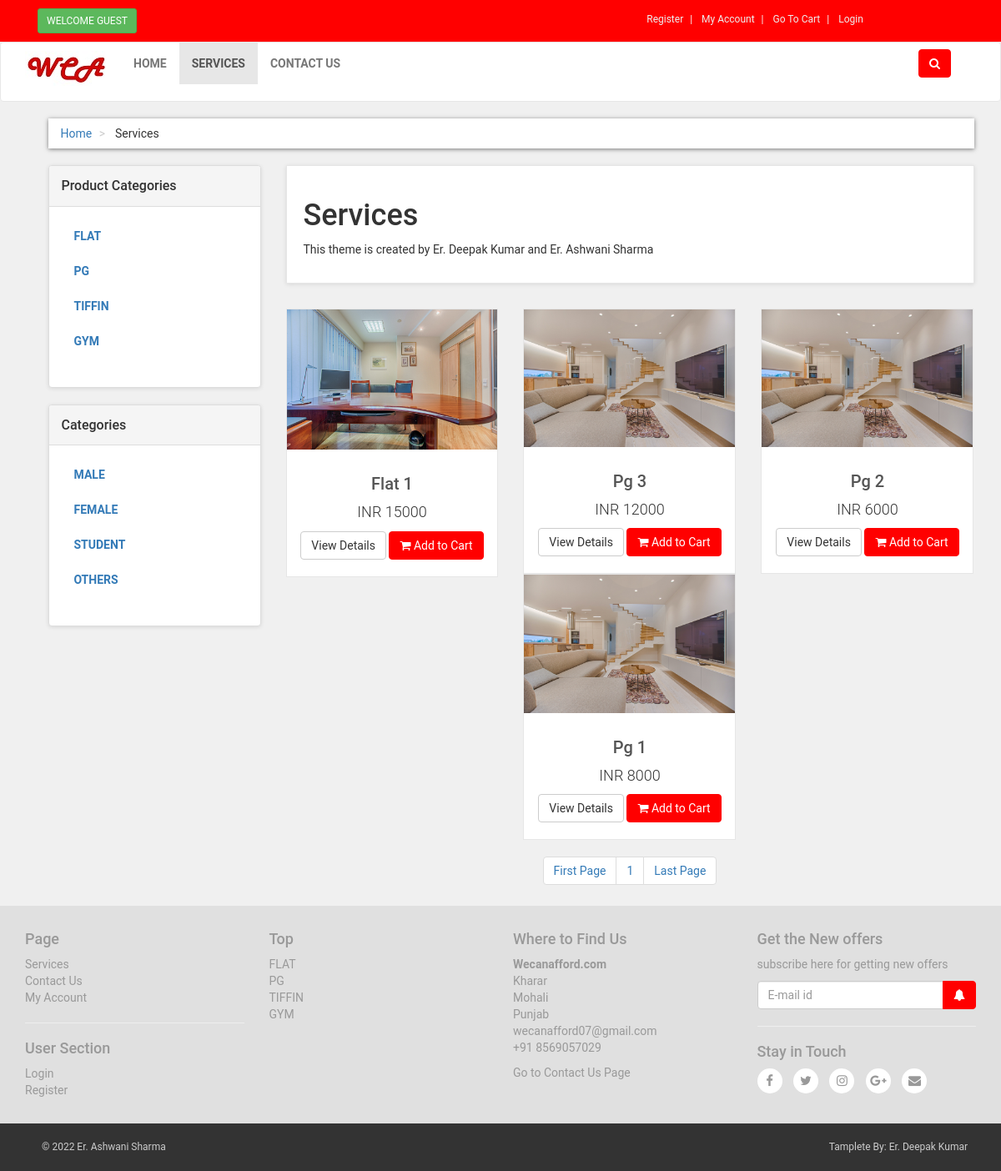
/services.php, run on the app's committed database.
### tables this page shows
CREATE TABLE `product_categories` (
  `p_cat_id` int(10) NOT NULL,
  `p_cat_title` text NOT NULL,
  `p_cat_desc` text NOT NULL
);

CREATE TABLE `categories` (
  `cat_id` int(100) NOT NULL,
  `cat_title` text NOT NULL,
  `cat_desc` text NOT NULL
);

CREATE TABLE `products` (
  `product_id` int(100) NOT NULL,
  `p_cat_id` int(100) NOT NULL,
  `cat_id` int(100) NOT NULL,
  `date` timestamp NOT NULL DEFAULT current_timestamp() ON UPDATE current_timestamp(),
  `product_title` text NOT NULL,
  `product_img1` text NOT NULL,
  `product_img2` text NOT NULL,
  `product_img3` text NOT NULL,
  `product_price` int(200) NOT NULL,
  `product_desc` text NOT NULL,
  `product_keyword` text NOT NULL
);

### services.php (the view, shortened to what this page needs)
<?php
include("includes/db.php");
include("functions/functions.php");
?>
<!DOCTYPE html>
<html>
<head>
	<link rel="stylesheet" href="https://maxcdn.bootstrapcdn.com/bootstrap/3.4.1/css/bootstrap.min.css">
	<link rel="stylesheet" href="styles/style.css">
<link rel="stylesheet" href="https://cdn.jsdelivr.net/npm/@fortawesome/fontawesome-free@5.15.4/css/fontawesome.min.css">
<link href="//maxcdn.bootstrapcdn.com/font-awesome/4.1.0/css/font-awesome.min.css" rel="stylesheet">
</head>
<body>
        <div id="top">
        	<div class="container">
        		<div class="col-md-6 offer">
        			<a href="#" class="btn btn-success btn-sm">
              <?php
              if(!isset($_SESSION['customer_email'])){
                echo "Welcome Guest";
              }
              else{
                echo "Welcome: " .$_SESSION['customer_email'] ."";
              }
              ?>
        			</a>
        		</div>
        		<div class="col-md-6">
                  <ul class="menu">
                  	<li>
                  		<a href="customer_registration.php"> Register
                  		</a>
                  	</li>
                  	<li class="active">
                  		<?php
                        if(!isset($_SESSION['customer_email'])){
                          echo "<a href='checkout.php'>My Account</a>";
                        }
                        else{
                          echo "<a href='customer/my_account.php?my_order'>My Account</a>";
                        }
                      ?>
                  	</li>
                     <li>
                  		<a href="cart.php"> Go To Cart
                  		</a>
                  	</li>
                  	<li>
                    <?php
                      if(!isset($_SESSION['customer_email'])){
                        echo "<a href='checkout.php'>Login</a>";
                      }
                      else{
                        echo "<a href='logout.php'>Logout</a>";
                      }
                      ?>
                  	</li>
                 </ul>
        		</div>
        	</div>
 </div>
<div class="navbar navbar-default" id="navbar">
	<div class="container">
		<div class="navbar-header">
			<a class="navbar-brand home" href="index.php">
        <img src="images/l2.jpg" alt="we can afford" class="hidden-xs">
			</a>
             </div> <!navbar header start>
             <div class="navbar-collapse collapse" id="navigation">
              <div class="padding-nav">
                <ul class="nav navbar-nav navbar-left">
                  <li>
                    <a href="index.php">Home</a>
                  </li>
                  <li class="active">
                    <a href="services.php">Services</a>
                  </li>
                  <li >
                    <a href="Contactus.php">Contact us</a>
                  </li>
                </ul>
              </div>
              <div class="navbar-collapse collapse right">
      <button class="btn navbar-btn btn-primary" type="button" data-toggle="collapse" data-target="#search">
                <i class="fa fa-search"></i>
      </button>
              </div><!navbar-collapse-right start>
             </div>
             </div>
		</div>
<div id="content">
  <div class="container">
    <div class="col-md-12">
      <ul class="breadcrumb">
        <li><a href="index.php">Home</a></li>
        <li>
          Services
        </li>
      </ul>
    </div>
    <div class="col-md-3">
      <?php
        include("includes/sidebar.php")
      ?>
    </div>
    <div class="col-md-9">
      <?php
        if(!isset($_GET['p_cat'])){
          if(!isset($_GET['cat_id'])){
            echo "<div class='box'>
            <h1>Services</h1>
            <p>This theme is created by Er. Deepak Kumar and Er. Ashwani Sharma</p>
          </div>";
          }
        }
      ?>
      <div class="row">
        <?php
          if(!isset($_GET['p_cat'])){
            if(!isset($_GET['cat_id'])){
              $per_page=6;
              if(isset($_GET['page'])){
                $page=$_GET['page'];
              }
              else{
                  $page=1;
              }
              $start_from=($page-1)* $per_page;
              $get_product="select * from products order by 1 DESC LIMIT $start_from, $per_page";
              $run_pro=mysqli_query($con,$get_product);
              while ($row=mysqli_fetch_array($run_pro)){
                $pro_id=$row['product_id'];
                $pro_title=$row['product_title'];
                $pro_price=$row['product_price'];
                $pro_img1=$row['product_img1'];
                echo "
                  <div class='col-md-4 col-sm-6 center-responsive'>
                    <div class='product'>
                      <a href='details.php?pro_id=$pro_id'>
                        <img src='admin_area/uploads/$pro_img1' class='img-responsive'>
                      </a>
                      <div class='text'>
                        <h3>
                          <a href='details.php?pro_id=$pro_id'>$pro_title</a>
                        </h3>
                        <p class='price'> INR $pro_price</p>
                        <p class='buttons'>
                        <a href='details.php?pro_id=$pro_id' class='btn btn-default'>View Details</a>
                        <a href='details.php?pro_id=$pro_id' class='btn btn-primary'><i class='fa fa-shopping-cart'></i> Add to Cart</a>
                        </p>
                      </div>
                    </div>
                  </div>
                ";
              }
        ?>
      </div>
      <center>
        <ul class="pagination">
          <?php
            $query="select * from products";
            $result=mysqli_query($con,$query);
            $total_record=mysqli_num_rows($result);
            $total_page=ceil($total_record / $per_page);
            echo "
              <li>
                <a href='services.php?page=1'>".'First Page'."</a>
              </li>";
              for($i=1; $i<=$total_page;$i++){
                echo "
                <li>
                  <a href='services.php?page=".$i."'>".$i."</a>
                </li>";
              };
              echo "
              <li>
                <a href='services.php?page=total_page'>".'Last Page'."</a>
              </li>";
            }
          }
        ?>
        </ul>
      </center>
    </div>
  </div>
</div>
<?php
include("includes/footer.php")
?>
</body>
</html>

### functions/functions.php (shortened to what this page needs)
<?php
    $db=mysqli_connect("localhost","root","","wecanafford");
function getPCats(){
  global $db;
  $get_p_cats="select * from product_categories";
  $run_p_cats=mysqli_query($db,$get_p_cats);
  while($row_p_cats=mysqli_fetch_array($run_p_cats)){
    $p_cat_id=$row_p_cats['p_cat_id'];
    $p_cat_title=$row_p_cats['p_cat_title'];
    echo "<li>
        <a href='services.php?p_cat=$p_cat_id'>$p_cat_title</a>
    </li>";
  }
}
function getCat(){
 global $db;
 $get_cat="select * from categories";
 $run_cat=mysqli_query($db,$get_cat);
 while($row_cat=mysqli_fetch_array($run_cat)){
  $cat_id=$row_cat['cat_id'];
  $cat_title=$row_cat['cat_title'];
  echo "<li><a href='services.php?cat_id=$cat_id'>$cat_title</a></li>";
 }
}
?>

### includes/footer.php (shortened to what this page needs)
<div id="footer">
    <div class="container">
        <div class="row">
            <div class="col-md-3 col-sm-6">
                <h4>Page</h4>
                <ul>
                    <li><a href="services.php">Services</a></li>
                    <li><a href="contactus.php">Contact Us</a></li>
                    <li>
                  		<?php
                        if(!isset($_SESSION['customer_email'])){
                          echo "<a href='checkout.php'>My Account</a>";
                        }
                        else{
                          echo "<a href='customer/my_account.php?my_order'>My Account</a>";
                        }
                      ?>
                    </li>
                </ul>
                <hr>
                <h4>User Section</h4>
                <ul>
                    <li> <?php
                      if(!isset($_SESSION['customer_email'])){
                        echo "<a href='checkout.php'>Login</a>";
                      }
                      else{
                        echo "<a href='logout.php'>Logout</a>";
                      }
                      ?>
                    </li>
                    <li><a href="customer_registration.php">Register</a></li>
                </ul>
            </div>
            <div class="col-md-3 col-sm-6">
                <h4>Top</h4>
                <ul>
                    <?php
                        $get_p_cats="select * from product_categories";
                        $run_p_cats=mysqli_query($con,$get_p_cats);
                        while($row_p_cat=mysqli_fetch_array($run_p_cats)){
                            $p_cat_id=$row_p_cat['p_cat_id'];
                            $p_cat_title=$row_p_cat['p_cat_title'];
                            echo "<li><a href='services.php?p_cat=$p_cat_id'> $p_cat_title </a></li>";
                        }
                    ?>
                </ul>
            </div>
            <div class="col-md-3 col-sm-6">
                <h4>Where to Find Us</h4>
                <p>
                    <strong>Wecanafford.com</strong>
                    <br>Kharar
                    <br>Mohali
                    <br>Punjab
                    <br>wecanafford07@gmail.com
                    <br>+91 8569057029
                </p>
                <a href="contact.php">Go to Contact Us Page</a>
            </div>
            <div class="col-md-3 col-sm-6">
                <h4>Get the New offers</h4>
                <p class="text-muted">
                    subscribe here for getting new offers
                </p>
                <form action="" method="post">
                    <div class="input-group">
                        <input type="text" name="user_query" placeholder="E-mail id" class="form-control" required="">
                            <span class="input-group-btn">
                                <button type="submit" value="subscribe" name="subscribe" class="btn btn-primary">
                                    <i class="fa fa-bell" style="font-size:14px"></i>
                                </button>
                            </span>
                     </div>
                </form>
                <hr>
                <h4>Stay in Touch</h4>
                <p class="social">
                    <a href="#"><i class="fa fa-facebook"></i></a>
                    <a href="#"><i class="fa fa-twitter"></i></a>
                    <a href="#"><i class="fa fa-instagram"></i></a>
                    <a href="#"><i class="fa fa-google-plus"></i></a>
                    <a href="#"><i class="fa fa-envelope"></i></a>
                </p>
            </div>
        </div>
    </div>
</div>
<div id="copyright">
    <div class="container">
        <div class="col-md-6">
            <p class="pull-left">
                &copy; 2022 Er. Ashwani Sharma
            </p>
        </div>
        <div class="col-md-6">
            <p class="pull-right">
                Tamplete By: Er. Deepak Kumar
            </p>
        </div>
    </div>
</div>

### styles/style.css (style rules this page uses)
body { font-family: "Roboto", helvetica arial, sans-sarif ; font-size: 14px; line-height: 1.42857143; background-color: #f0f0f0; }
#top { background-color: red; padding: 10px 0; }
#top .offer { color: #fff; }
#top .offer .btn { text-transform: uppercase; }
#top a { color: #fff; }
#top ul.menu { padding-top: 5px; margin: 0; text-align: right; font-size: 12px; list-style: none; }
#top ul.menu { text-align: center; }
#top ul.menu > li { display: inline-block; }
#top ul.menu > li a { color: #eeeeee; }
#top ul.menu > li + li:before { content: "|\00a0"; padding: 0 5px; color: #f7f7f7; }
.navbar { background:white; }
.navbar-collapse .right { float: right; }
.navbar-brand { float: left; padding: 10px 15px; font-size: 18px; line-height: 20; height: 70px; }
.navbar ul.nav >li >a { text-transform: uppercase; font-weight: bold; font-size: 14px; }
.btn-primary { color: rgb(255, 255, 255); background-color: red; border-color:red; }
.box { background: #fff; margin: 0 0 30px; border: solid 1px #e6e6e6 ; padding: 20px; box-shadow: 0 1px 5px rgba(0, 0, 0, 0.1); }
#content { padding-left: 25px; }
#content .product { background-color: #fff; border: solid 1px #e6e6e6; }
#content .product .text p.price { font-size: 18px; text-align: center; font-weight: 300; }
#content .product .text .buttons { clear: both; text-align: center; }
#content .product .text h3 { text-align: center; font-size: 20px; }
#content .product .text h3 a { color:rgb(85, 85 ,85); }
#content .product .text { padding:10px 10px 0px }
#content .product .text .buttons .btn { margin-bottom: 10px; }
#content .panel.sidebar-menu ul.nav.category-menu li a { text-transform: uppercase; font-weight: bold; }
.breadcrumb { padding: 8px 15px; margin-bottom: 20px; background-color: #ffffff; border-radius: 0; box-shadow: 0 1px 5px rgba(0,0,0,0.5); }
.breadcrumb >li + li:before { content: ">\00a0"; color: #cccccc; }
#footer { background: #e0e0e0; padding: 20px 0; }
#footer ul { padding-left: 0; list-style: none; }
#footer ul a { color: #999999; padding: 20px 0; }
#footer h4 { padding-left: 0; list-style: none; }
#footer h4 { color: #999999; padding: 0; }
#footer p { padding-left: 0; list-style: none; }
#footer p { color: #999999; padding: 0; }
#footer a { padding-left: 0; list-style: none; }
#footer a { color: #999999; padding: 0; }
#footer .social { text-align: left; }
#footer .social a { margin: 0 10px 0 0; columns: #fff; display: inline-block; width: 30px; height: 30px; border-radius: 15px; line-height: 30px; font-size: 15px; text-align: center; transform: all 0.2s ease-out; vertical-align: bottom; background-color:white; }
#copyright { background: #333; color: #ccc; padding: 20px; font-size: 12px; }
#copyright p { margin: 0; }

### data on the page
product_categories: p_cat_title "FLAT"
product_categories: p_cat_title "PG"
product_categories: p_cat_title "TIFFIN"
product_categories: p_cat_title "GYM"
categories: cat_title "MALE"
categories: cat_title "FEMALE"
categories: cat_title "STUDENT"
categories: cat_title "OTHERS"
products: product_img1 (picture), product_title "Flat 1", product_price "15000"
products: product_img1 (picture), product_title "Pg 3", product_price "12000"
products: product_img1 (picture), product_title "Pg 2", product_price "6000"
products: product_img1 (picture), product_title "Pg 1", product_price "8000"
